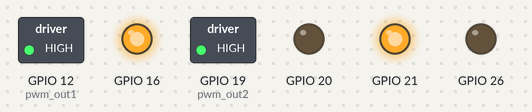
The program below on a simulated Raspberry Pi (BCM pin numbers). On the bench: switched loads named in the program (green lamp = pin HIGH), output pins drawn as LEDs (lit = HIGH).

Above: at 2.5 s.
At 7.5 s:
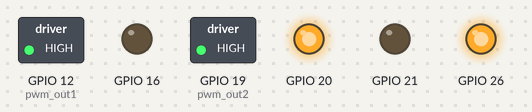
At 12.5 s:
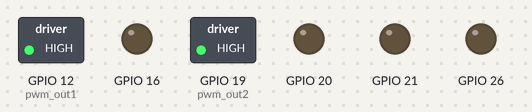
Timing chart, 0 to 17.3 s (numbered marks = the images above):
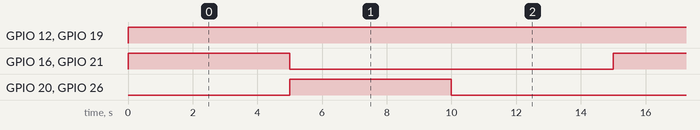

Measured:
- by itself, GPIO 12 (pwm_out1), GPIO 19 (pwm_out2): LOW → HIGH at 0.00 s
- by itself, GPIO 16, GPIO 20, GPIO 21, GPIO 26: alternates HIGH for 5.0 s and LOW for 10.0 s
- by itself, everything shown: repeats every 15.0 s, in 3 steps

The program:

004_motor_rotation.py
```python
import RPi.GPIO as gp
import time
gp.setwarnings(False)
gp.setmode(gp.BCM)

#we have to connect these PWM pins to Enable pins such as A, B of L298N driver respectively

gp.setup(12,gp.OUT)  # PWM Pin Motor1
gp.setup(19,gp.OUT)  # PWM Pin Motor2

#we have to connect 16,20 digital pins to the Input pins 1 and 2.
#we have to connect 21,26 digital pins to the Input pins 3 and 4.

#The combination of these two pins decide direction of the motor

gp.setup(16,gp.OUT)
gp.setup(20,gp.OUT)
gp.setup(21,gp.OUT)
gp.setup(26,gp.OUT)

pwm_out1 = gp.PWM(12,100)
pwm_out2 = gp.PWM(19,100)

pwm_out1.start(0)
pwm_out2.start(0)


while(True):
    pwm_out1.ChangeDutyCycle(100)
    pwm_out2.ChangeDutyCycle(100)

    # Forward Rotation of Motor

    gp.output(16,1)  #Motor 1
    gp.output(20,0)  #Motor 1

    gp.output(21,1)  #Motor 2
    gp.output(26,0)  #Motor 2
    time.sleep(5)

    # Reverse Rotation of motor

    pwm_out1.ChangeDutyCycle(100)
    pwm_out2.ChangeDutyCycle(100)

    gp.output(16,0)  #Motor 1
    gp.output(20,1)  #Motor 1

    gp.output(21,0)  #Motor 2
    gp.output(26,1)  #Motor 2
    time.sleep(5)

    gp.output(16,0)  #Motor 1
    gp.output(20,0)  #Motor 1

    gp.output(21,0)  #Motor 2
    gp.output(26,0)  #Motor 2

    time.sleep(5)
    
```
